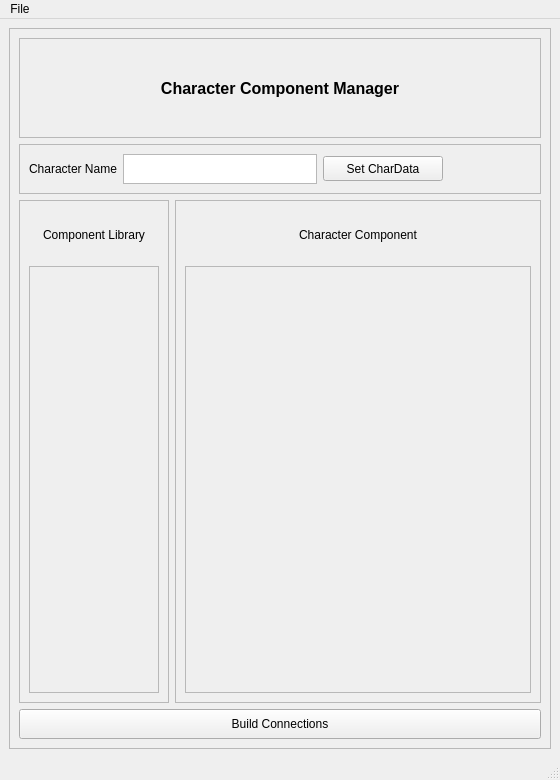
<?xml version="1.0" encoding="UTF-8"?>
<ui version="4.0">
 <class>BuildUI</class>
 <widget class="QMainWindow" name="BuildUI">
  <property name="geometry">
   <rect>
    <x>0</x>
    <y>0</y>
    <width>560</width>
    <height>780</height>
   </rect>
  </property>
  <property name="windowTitle">
   <string>Character Build UI</string>
  </property>
  <widget class="QWidget" name="centralwidget">
   <layout class="QVBoxLayout" name="verticalLayout_5">
    <item>
     <widget class="QFrame" name="MainFrame">
      <property name="frameShape">
       <enum>QFrame::StyledPanel</enum>
      </property>
      <property name="frameShadow">
       <enum>QFrame::Raised</enum>
      </property>
      <layout class="QVBoxLayout" name="verticalLayout_4">
       <item>
        <layout class="QVBoxLayout" name="verticalLayout_3">
         <item>
          <widget class="QFrame" name="TitleFrame">
           <property name="sizePolicy">
            <sizepolicy hsizetype="Expanding" vsizetype="Fixed">
             <horstretch>0</horstretch>
             <verstretch>0</verstretch>
            </sizepolicy>
           </property>
           <property name="minimumSize">
            <size>
             <width>0</width>
             <height>100</height>
            </size>
           </property>
           <property name="maximumSize">
            <size>
             <width>16777215</width>
             <height>100</height>
            </size>
           </property>
           <property name="autoFillBackground">
            <bool>false</bool>
           </property>
           <property name="frameShape">
            <enum>QFrame::StyledPanel</enum>
           </property>
           <property name="frameShadow">
            <enum>QFrame::Plain</enum>
           </property>
           <layout class="QHBoxLayout" name="horizontalLayout_5">
            <property name="spacing">
             <number>0</number>
            </property>
            <property name="margin">
             <number>0</number>
            </property>
            <item>
             <widget class="QLabel" name="label">
              <property name="font">
               <font>
                <family>Arial</family>
                <pointsize>12</pointsize>
                <weight>75</weight>
                <bold>true</bold>
                <strikeout>false</strikeout>
               </font>
              </property>
              <property name="text">
               <string>Character Component Manager</string>
              </property>
              <property name="alignment">
               <set>Qt::AlignCenter</set>
              </property>
             </widget>
            </item>
           </layout>
          </widget>
         </item>
         <item>
          <widget class="QFrame" name="InfoFrame">
           <property name="sizePolicy">
            <sizepolicy hsizetype="Expanding" vsizetype="Expanding">
             <horstretch>0</horstretch>
             <verstretch>0</verstretch>
            </sizepolicy>
           </property>
           <property name="minimumSize">
            <size>
             <width>0</width>
             <height>30</height>
            </size>
           </property>
           <property name="maximumSize">
            <size>
             <width>16777215</width>
             <height>50</height>
            </size>
           </property>
           <property name="frameShape">
            <enum>QFrame::StyledPanel</enum>
           </property>
           <property name="frameShadow">
            <enum>QFrame::Plain</enum>
           </property>
           <layout class="QHBoxLayout" name="horizontalLayout_4">
            <item>
             <widget class="QLabel" name="CharNameLabel">
              <property name="sizePolicy">
               <sizepolicy hsizetype="Preferred" vsizetype="Fixed">
                <horstretch>0</horstretch>
                <verstretch>0</verstretch>
               </sizepolicy>
              </property>
              <property name="minimumSize">
               <size>
                <width>0</width>
                <height>30</height>
               </size>
              </property>
              <property name="maximumSize">
               <size>
                <width>200</width>
                <height>30</height>
               </size>
              </property>
              <property name="font">
               <font>
                <family>Arial</family>
               </font>
              </property>
              <property name="text">
               <string>Character Name</string>
              </property>
              <property name="alignment">
               <set>Qt::AlignCenter</set>
              </property>
             </widget>
            </item>
            <item>
             <widget class="QPlainTextEdit" name="inputCharName">
              <property name="sizePolicy">
               <sizepolicy hsizetype="Expanding" vsizetype="Fixed">
                <horstretch>0</horstretch>
                <verstretch>0</verstretch>
               </sizepolicy>
              </property>
              <property name="minimumSize">
               <size>
                <width>150</width>
                <height>25</height>
               </size>
              </property>
              <property name="maximumSize">
               <size>
                <width>600</width>
                <height>30</height>
               </size>
              </property>
              <property name="font">
               <font>
                <family>Arial</family>
                <pointsize>9</pointsize>
               </font>
              </property>
             </widget>
            </item>
            <item>
             <widget class="QPushButton" name="setCharData">
              <property name="minimumSize">
               <size>
                <width>120</width>
                <height>25</height>
               </size>
              </property>
              <property name="font">
               <font>
                <family>Arial</family>
                <pointsize>9</pointsize>
               </font>
              </property>
              <property name="text">
               <string>Set CharData</string>
              </property>
             </widget>
            </item>
            <item>
             <spacer name="horizontalSpacer">
              <property name="orientation">
               <enum>Qt::Horizontal</enum>
              </property>
              <property name="sizeHint" stdset="0">
               <size>
                <width>150</width>
                <height>20</height>
               </size>
              </property>
             </spacer>
            </item>
           </layout>
          </widget>
         </item>
         <item>
          <layout class="QHBoxLayout" name="horizontalLayout_3">
           <item>
            <widget class="QFrame" name="LibFrame">
             <property name="sizePolicy">
              <sizepolicy hsizetype="Expanding" vsizetype="Expanding">
               <horstretch>0</horstretch>
               <verstretch>0</verstretch>
              </sizepolicy>
             </property>
             <property name="maximumSize">
              <size>
               <width>150</width>
               <height>16777215</height>
              </size>
             </property>
             <property name="frameShape">
              <enum>QFrame::StyledPanel</enum>
             </property>
             <property name="frameShadow">
              <enum>QFrame::Plain</enum>
             </property>
             <layout class="QVBoxLayout" name="verticalLayout_2">
              <item>
               <widget class="QLabel" name="Liblabel">
                <property name="sizePolicy">
                 <sizepolicy hsizetype="Expanding" vsizetype="Fixed">
                  <horstretch>0</horstretch>
                  <verstretch>0</verstretch>
                 </sizepolicy>
                </property>
                <property name="minimumSize">
                 <size>
                  <width>0</width>
                  <height>50</height>
                 </size>
                </property>
                <property name="maximumSize">
                 <size>
                  <width>16777215</width>
                  <height>50</height>
                 </size>
                </property>
                <property name="font">
                 <font>
                  <family>Arial</family>
                  <pointsize>9</pointsize>
                 </font>
                </property>
                <property name="text">
                 <string>Component Library</string>
                </property>
                <property name="alignment">
                 <set>Qt::AlignCenter</set>
                </property>
               </widget>
              </item>
              <item>
               <widget class="QFrame" name="LibCompFrame">
                <property name="sizePolicy">
                 <sizepolicy hsizetype="Expanding" vsizetype="Expanding">
                  <horstretch>0</horstretch>
                  <verstretch>0</verstretch>
                 </sizepolicy>
                </property>
                <property name="frameShape">
                 <enum>QFrame::StyledPanel</enum>
                </property>
                <property name="frameShadow">
                 <enum>QFrame::Raised</enum>
                </property>
                <layout class="QHBoxLayout" name="horizontalLayout">
                 <property name="spacing">
                  <number>0</number>
                 </property>
                 <property name="margin">
                  <number>0</number>
                 </property>
                </layout>
               </widget>
              </item>
             </layout>
            </widget>
           </item>
           <item>
            <widget class="QFrame" name="CompFrame">
             <property name="frameShape">
              <enum>QFrame::StyledPanel</enum>
             </property>
             <property name="frameShadow">
              <enum>QFrame::Plain</enum>
             </property>
             <layout class="QVBoxLayout" name="verticalLayout">
              <item>
               <widget class="QLabel" name="CharComplabel">
                <property name="sizePolicy">
                 <sizepolicy hsizetype="Expanding" vsizetype="Fixed">
                  <horstretch>0</horstretch>
                  <verstretch>0</verstretch>
                 </sizepolicy>
                </property>
                <property name="minimumSize">
                 <size>
                  <width>0</width>
                  <height>50</height>
                 </size>
                </property>
                <property name="maximumSize">
                 <size>
                  <width>16777215</width>
                  <height>50</height>
                 </size>
                </property>
                <property name="font">
                 <font>
                  <family>Arial</family>
                  <pointsize>9</pointsize>
                 </font>
                </property>
                <property name="text">
                 <string>Character Component</string>
                </property>
                <property name="alignment">
                 <set>Qt::AlignCenter</set>
                </property>
               </widget>
              </item>
              <item>
               <widget class="QFrame" name="CharCompFrame">
                <property name="sizePolicy">
                 <sizepolicy hsizetype="Expanding" vsizetype="Expanding">
                  <horstretch>0</horstretch>
                  <verstretch>0</verstretch>
                 </sizepolicy>
                </property>
                <property name="minimumSize">
                 <size>
                  <width>0</width>
                  <height>0</height>
                 </size>
                </property>
                <property name="frameShape">
                 <enum>QFrame::StyledPanel</enum>
                </property>
                <property name="frameShadow">
                 <enum>QFrame::Raised</enum>
                </property>
                <layout class="QHBoxLayout" name="horizontalLayout_2">
                 <property name="spacing">
                  <number>0</number>
                 </property>
                 <property name="margin">
                  <number>0</number>
                 </property>
                </layout>
               </widget>
              </item>
             </layout>
            </widget>
           </item>
          </layout>
         </item>
         <item>
          <widget class="QPushButton" name="buildAllButton">
           <property name="enabled">
            <bool>true</bool>
           </property>
           <property name="minimumSize">
            <size>
             <width>150</width>
             <height>30</height>
            </size>
           </property>
           <property name="font">
            <font>
             <family>Arial</family>
             <pointsize>9</pointsize>
             <weight>50</weight>
             <bold>false</bold>
             <strikeout>false</strikeout>
             <kerning>true</kerning>
            </font>
           </property>
           <property name="text">
            <string>Build Connections</string>
           </property>
          </widget>
         </item>
        </layout>
       </item>
      </layout>
     </widget>
    </item>
   </layout>
  </widget>
  <widget class="QMenuBar" name="menubar">
   <property name="geometry">
    <rect>
     <x>0</x>
     <y>0</y>
     <width>560</width>
     <height>21</height>
    </rect>
   </property>
   <widget class="QMenu" name="menuFile">
    <property name="title">
     <string>File</string>
    </property>
    <addaction name="actionLoad_Config"/>
    <addaction name="actionSave_Config"/>
    <addaction name="separator"/>
    <addaction name="actionReload_UI"/>
    <addaction name="actionExit"/>
   </widget>
   <addaction name="menuFile"/>
  </widget>
  <widget class="QStatusBar" name="statusbar"/>
  <action name="actionLoad_Config">
   <property name="text">
    <string>Load Config</string>
   </property>
  </action>
  <action name="actionSave_Config">
   <property name="text">
    <string>Save Config</string>
   </property>
  </action>
  <action name="actionReload_UI">
   <property name="text">
    <string>Reload UI</string>
   </property>
  </action>
  <action name="actionExit">
   <property name="text">
    <string>Exit</string>
   </property>
  </action>
 </widget>
 <resources/>
 <connections/>
</ui>
